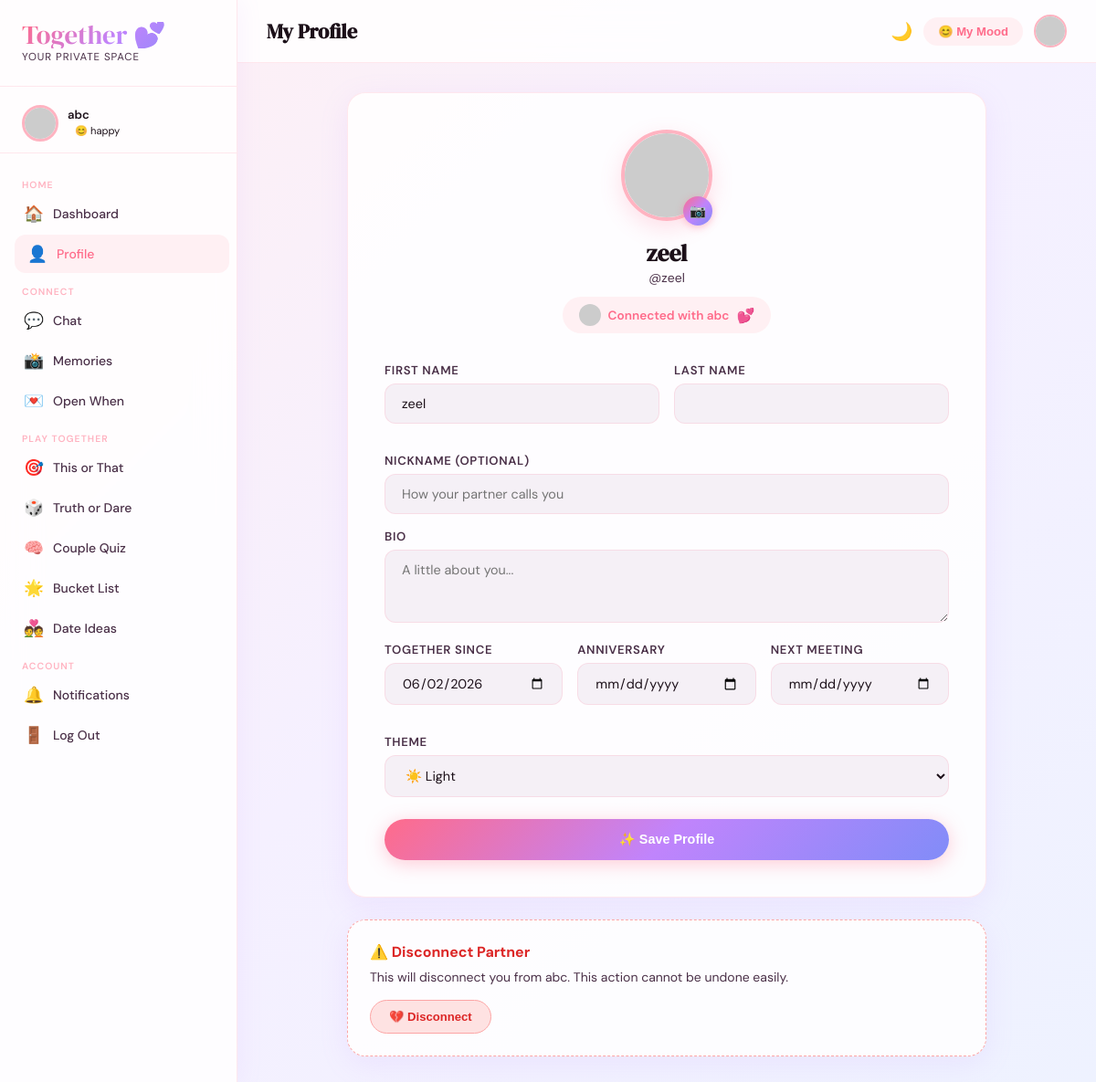
The app's page /profile/ (signed in) with its own data.
### accounts/models.py (models this page shows, shortened)
class User(AbstractUser):
    avatar = models.ImageField(upload_to='avatars/', null=True, blank=True)
    bio = models.TextField(blank=True)
    nickname = models.CharField(max_length=50, blank=True)
    invite_code = models.UUIDField(default=uuid.uuid4, unique=True, editable=False)
    partner = models.OneToOneField('self', null=True, blank=True, on_delete=models.SET_NULL, related_name='partner_of')
    couple_since = models.DateField(null=True, blank=True)
    anniversary = models.DateField(null=True, blank=True)
    next_meeting = models.DateField(null=True, blank=True)
    current_mood = models.CharField(max_length=50, blank=True, default='happy')
    mood_message = models.CharField(max_length=200, blank=True)
    streak_count = models.IntegerField(default=0)
    last_active = models.DateTimeField(auto_now=True)
    theme_preference = models.CharField(max_length=20, default='light', choices=[('light','Light'),('dark','Dark')])
    def get_avatar_url(self):
        if self.avatar:
            return self.avatar.url
        return f"https://api.dicebear.com/7.x/adventurer/svg?seed={self.username}"
    def is_coupled(self):
        return self.partner is not None

### accounts/views.py (the view)
@login_required
def profile(request):
    form = ProfileForm(request.POST or None, request.FILES or None, instance=request.user)
    if form.is_valid():
        form.save()
        messages.success(request, 'Profile updated! ✨')
        return redirect('profile')
    return render(request, 'accounts/profile.html', {'form': form})

### accounts/forms.py
class ProfileForm(forms.ModelForm):
    class Meta:
        model = User
        fields = ['first_name', 'last_name', 'nickname', 'bio', 'avatar', 'couple_since', 'anniversary', 'next_meeting', 'theme_preference']
        widgets = {
            'couple_since': forms.DateInput(attrs={'type': 'date'}),
            'anniversary': forms.DateInput(attrs={'type': 'date'}),
            'next_meeting': forms.DateInput(attrs={'type': 'date'}),
            'bio': forms.Textarea(attrs={'rows': 3}),
        }

### templates/accounts/profile.html (shortened to what this page needs)
{% extends 'base.html' %}
{% block nav_profile %}active{% endblock %}
{% block page_title %}My Profile{% endblock %}
{% block content %}
{% load static %}
<div style="max-width:700px;margin:0 auto;" class="fade-in">
  <div class="glass-card" style="padding:40px;margin-bottom:24px;">
    <div style="text-align:center;margin-bottom:32px;">
      <div style="position:relative;display:inline-block;">
        <img src="{{ user.get_avatar_url }}" alt="{{ user.username }}" style="width:100px;height:100px;border-radius:50%;object-fit:cover;border:4px solid var(--rose-light);box-shadow:0 8px 24px rgba(255,107,138,0.2);">
        <label for="id_avatar" style="position:absolute;bottom:0;right:0;background:var(--gradient);width:32px;height:32px;border-radius:50%;display:flex;align-items:center;justify-content:center;cursor:pointer;box-shadow:0 2px 8px rgba(255,107,138,0.4);font-size:0.9rem;">📷</label>
      </div>
      <h2 style="font-family:'DM Serif Display',serif;font-size:1.6rem;margin-top:12px;">{{ user.first_name|default:user.username }}</h2>
      <p style="color:var(--ink-soft);font-size:0.875rem;">@{{ user.username }}</p>
      {% if user.is_coupled %}
      <div style="margin-top:12px;display:inline-flex;align-items:center;gap:8px;background:var(--rose-pale);padding:8px 18px;border-radius:50px;">
        <img src="{{ user.partner.get_avatar_url }}" style="width:24px;height:24px;border-radius:50%;">
        <span style="font-size:0.85rem;color:var(--rose);font-weight:600;">Connected with {{ user.partner.first_name|default:user.partner.username }}</span>
        <span>💕</span>
      </div>
      {% endif %}
    </div>
    <form method="post" enctype="multipart/form-data">
      <div style="display:grid;grid-template-columns:1fr 1fr;gap:16px;margin-bottom:16px;">
        <div>
          <label class="form-label-custom">First Name</label>
          <input type="text" name="first_name" class="form-control-custom" value="{{ user.first_name }}">
        </div>
        <div>
          <label class="form-label-custom">Last Name</label>
          <input type="text" name="last_name" class="form-control-custom" value="{{ user.last_name }}">
        </div>
      </div>
      <label class="form-label-custom">Nickname (optional)</label>
      <input type="text" name="nickname" class="form-control-custom" value="{{ user.nickname }}" placeholder="How your partner calls you">
      <label class="form-label-custom">Bio</label>
      <textarea name="bio" class="form-control-custom" rows="3" placeholder="A little about you...">{{ user.bio }}</textarea>
      <div style="display:grid;grid-template-columns:1fr 1fr 1fr;gap:16px;margin-bottom:16px;">
        <div>
          <label class="form-label-custom">Together Since</label>
          <input type="date" name="couple_since" class="form-control-custom" value="{{ user.couple_since|date:'Y-m-d'|default:'' }}">
        </div>
        <div>
          <label class="form-label-custom">Anniversary</label>
          <input type="date" name="anniversary" class="form-control-custom" value="{{ user.anniversary|date:'Y-m-d'|default:'' }}">
        </div>
        <div>
          <label class="form-label-custom">Next Meeting</label>
          <input type="date" name="next_meeting" class="form-control-custom" value="{{ user.next_meeting|date:'Y-m-d'|default:'' }}">
        </div>
      </div>
      <label class="form-label-custom">Theme</label>
      <select name="theme_preference" class="form-control-custom">
        <option value="light" {% if user.theme_preference == 'light' %}selected{% endif %}>☀️ Light</option>
      </select>
      <button type="submit" class="btn-primary-custom" style="width:100%;justify-content:center;padding:14px;margin-top:8px;">
        ✨ Save Profile
      </button>
    </form>
  </div>
  {% if user.is_coupled %}
  <div class="glass-card" style="padding:24px;border:1.5px dashed #FCA5A5;">
    <h3 style="color:#DC2626;margin-bottom:8px;font-size:1rem;">⚠️ Disconnect Partner</h3>
    <p style="color:var(--ink-soft);font-size:0.875rem;margin-bottom:16px;">This will disconnect you from {{ user.partner.username }}. This action cannot be undone easily.</p>
    <form method="post" action="{% url 'disconnect_partner' %}" onsubmit="return confirm('Are you sure you want to disconnect?')">
      <button type="submit" style="background:#FEE2E2;color:#DC2626;border:1px solid #FCA5A5;padding:10px 20px;border-radius:50px;cursor:pointer;font-size:0.82rem;font-weight:600;">
        💔 Disconnect
      </button>
    </form>
  </div>
  {% endif %}
</div>
{% endblock %}

### templates/base.html (shortened to what this page needs)
<!DOCTYPE html>
<html lang="en" data-theme="{{ request.user.theme_preference|default:'light' }}">
<head>
  <link rel="stylesheet" href="https://cdnjs.cloudflare.com/ajax/libs/font-awesome/6.5.0/css/all.min.css">
  {% load static %}
  <link rel="stylesheet" href="{% static 'css/together.css' %}">
</head>
<body>
{% if user.is_authenticated %}
<aside class="sidebar" id="sidebar">
  <div class="sidebar-logo">
    <div class="brand">Together 💕</div>
    <div class="tagline">your private space</div>
  </div>
  {% if user.is_coupled %}
  <div style="padding: 12px 24px; border-bottom: 1px solid var(--card-border); margin-bottom: 8px;">
    <div style="display:flex;align-items:center;gap:10px;">
      <img src="{{ user.partner.get_avatar_url }}" alt="partner" class="partner-avatar" style="width:40px;height:40px;">
      <div>
        <div style="font-size:0.82rem;font-weight:600;color:var(--ink);">{{ user.partner.first_name|default:user.partner.username }}</div>
        <div class="partner-mood" style="font-size:0.7rem;padding:2px 8px;">
          {% if user.partner.current_mood == 'happy' %}😊
          {% elif user.partner.current_mood == 'missing' %}💭
          {% elif user.partner.current_mood == 'busy' %}💼
          {% elif user.partner.current_mood == 'tired' %}😴
          {% elif user.partner.current_mood == 'sad' %}😢
          {% elif user.partner.current_mood == 'excited' %}🎉
          {% elif user.partner.current_mood == 'love' %}❤️
          {% else %}✨{% endif %}
          {{ user.partner.current_mood|default:"online" }}
        </div>
      </div>
    </div>
  </div>
  {% endif %}
  <nav class="sidebar-nav">
    <div class="nav-section-title">Home</div>
    <a href="{% url 'dashboard' %}" class="nav-link {% block nav_dashboard %}{% endblock %}">
      <span class="icon">🏠</span> Dashboard
    </a>
    <a href="{% url 'profile' %}" class="nav-link {% block nav_profile %}{% endblock %}">
      <span class="icon">👤</span> Profile
    </a>
    <div class="nav-section-title">Connect</div>
    <a href="{% url 'chat' %}" class="nav-link {% block nav_chat %}{% endblock %}">
      <span class="icon">💬</span> Chat
    </a>
    <a href="{% url 'memory_list' %}" class="nav-link {% block nav_memories %}{% endblock %}">
      <span class="icon">📸</span> Memories
    </a>
    <a href="{% url 'open_when_list' %}" class="nav-link {% block nav_openwhen %}{% endblock %}">
      <span class="icon">💌</span> Open When
    </a>
    <div class="nav-section-title">Play Together</div>
    <a href="{% url 'this_or_that' %}" class="nav-link {% block nav_tot %}{% endblock %}">
      <span class="icon">🎯</span> This or That
    </a>
    <a href="{% url 'truth_or_dare' %}" class="nav-link {% block nav_tod %}{% endblock %}">
      <span class="icon">🎲</span> Truth or Dare
    </a>
    <a href="{% url 'quiz' %}" class="nav-link {% block nav_quiz %}{% endblock %}">
      <span class="icon">🧠</span> Couple Quiz
    </a>
    <a href="{% url 'bucket_list' %}" class="nav-link {% block nav_bucket %}{% endblock %}">
      <span class="icon">🌟</span> Bucket List
    </a>
    <a href="{% url 'date_ideas' %}" class="nav-link {% block nav_date %}{% endblock %}">
      <span class="icon">💑</span> Date Ideas
    </a>
    <div class="nav-section-title">Account</div>
    <a href="{% url 'notifications' %}" class="nav-link {% block nav_notif %}{% endblock %}">
      <span class="icon">🔔</span> Notifications
    </a>
    <a href="{% url 'logout' %}" class="nav-link">
      <span class="icon">🚪</span> Log Out
    </a>
  </nav>
</aside>
<div class="main-content">
  <div class="topbar">
    <div style="display:flex;align-items:center;gap:16px;">
      <h1 class="topbar-title">{% block page_title %}{% endblock %}</h1>
    </div>
    <div style="display:flex;align-items:center;gap:12px;">
      <button onclick="toggleTheme()" style="background:none;border:none;cursor:pointer;font-size:1.2rem;" title="Toggle theme">
        <span id="themeIcon">{% if request.user.theme_preference == 'dark' %}☀️{% else %}🌙{% endif %}</span>
      </button>
      <div style="position:relative;">
        <button onclick="document.getElementById('moodPicker').classList.toggle('show')" style="background:var(--rose-pale);border:none;padding:8px 16px;border-radius:50px;cursor:pointer;font-size:0.82rem;color:var(--rose);font-weight:600;">
          {% if request.user.current_mood == 'happy' %}😊
          {% elif request.user.current_mood == 'missing' %}💭
          {% elif request.user.current_mood == 'busy' %}💼
          {% elif request.user.current_mood == 'sad' %}😢
          {% elif request.user.current_mood == 'excited' %}🎉
          {% else %}✨{% endif %}
          My Mood
        </button>
      </div>
      <img src="{{ request.user.get_avatar_url }}" alt="me" style="width:36px;height:36px;border-radius:50%;object-fit:cover;border:2px solid var(--rose-light);">
    </div>
  </div>
  <div class="content-area">
    {% block content %}{% endblock %}
  </div>
</div>
{% else %}
{% block fullpage %}{% endblock %}
{% endif %}
</body>
</html>

### static/css/together.css (style rules this page uses)
:root { --rose: #FF6B8A; --rose-light: #FFB3C1; --rose-pale: #FFF0F3; --mauve: #C084FC; --mauve-light: #E9D5FF; --amber: #F59E0B; --teal: #14B8A6; --cream: #FEFCE8; --ink: #1C1019; --ink-soft: #4A3048; --mist: #F5F0F6; --card-bg: rgba(255,255,255,0.85); --card-border: rgba(255,107,138,0.15); --shadow: 0 8px 32px rgba(192, 132, 252, 0.12); --shadow-hover: 0 16px 48px rgba(255,107,138,0.2); --radius: 20px; --radius-sm: 12px; --sidebar-w: 260px; --gradient: linear-gradient(135deg, #FF6B8A 0%, #C084FC 50%, #818CF8 100%); --gradient-soft: linear-gradient(135deg, #FFF0F3 0%, #F5F0FF 50%, #EEF2FF 100%); }
* { box-sizing: border-box; margin: 0; padding: 0; }
body { font-family: 'DM Sans', sans-serif; background: var(--gradient-soft); color: var(--ink); min-height: 100vh; background-attachment: fixed; }
.sidebar { position: fixed; left: 0; top: 0; bottom: 0; width: var(--sidebar-w); background: var(--card-bg); backdrop-filter: blur(20px); -webkit-backdrop-filter: blur(20px); border-right: 1px solid var(--card-border); z-index: 100; display: flex; flex-direction: column; padding: 24px 0; box-shadow: 4px 0 24px rgba(192,132,252,0.08); transition: transform 0.3s ease; overflow-y: auto; }
.sidebar-logo { padding: 0 24px 24px; border-bottom: 1px solid var(--card-border); margin-bottom: 8px; }
.sidebar-logo .brand { font-family: 'DM Serif Display', serif; font-size: 1.8rem; background: var(--gradient); -webkit-background-clip: text; -webkit-text-fill-color: transparent; background-clip: text; line-height: 1; }
.sidebar-logo .tagline { font-size: 0.72rem; color: var(--ink-soft); letter-spacing: 0.08em; text-transform: uppercase; margin-top: 2px; }
.sidebar-nav { flex: 1; padding: 8px 12px; }
.nav-section-title { font-size: 0.65rem; text-transform: uppercase; letter-spacing: 0.1em; color: var(--rose-light); padding: 12px 12px 4px; font-weight: 600; }
.nav-link { display: flex; align-items: center; gap: 10px; padding: 10px 14px; border-radius: var(--radius-sm); color: var(--ink-soft); text-decoration: none; font-size: 0.875rem; font-weight: 500; transition: all 0.2s ease; margin-bottom: 2px; }
.nav-link:hover, .nav-link.active { background: var(--rose-pale); color: var(--rose); transform: translateX(4px); }
.nav-link .icon { font-size: 1.1rem; width: 22px; text-align: center; }
.main-content { margin-left: var(--sidebar-w); min-height: 100vh; position: relative; z-index: 1; }
.topbar { position: sticky; top: 0; background: var(--card-bg); backdrop-filter: blur(20px); -webkit-backdrop-filter: blur(20px); border-bottom: 1px solid var(--card-border); padding: 16px 32px; display: flex; align-items: center; justify-content: space-between; z-index: 50; }
.topbar-title { font-family: 'DM Serif Display', serif; font-size: 1.4rem; color: var(--ink); }
.content-area { padding: 32px; }
.glass-card { background: var(--card-bg); backdrop-filter: blur(20px); -webkit-backdrop-filter: blur(20px); border: 1px solid var(--card-border); border-radius: var(--radius); box-shadow: var(--shadow); transition: transform 0.25s ease, box-shadow 0.25s ease; }
.btn-primary-custom { background: var(--gradient); border: none; color: white; padding: 12px 28px; border-radius: 50px; font-weight: 600; font-size: 0.9rem; cursor: pointer; transition: all 0.25s ease; box-shadow: 0 4px 20px rgba(255,107,138,0.35); text-decoration: none; display: inline-flex; align-items: center; gap: 8px; }
.form-control-custom { width: 100%; padding: 12px 18px; border-radius: var(--radius-sm); border: 1.5px solid var(--card-border); background: var(--mist); color: var(--ink); font-family: 'DM Sans', sans-serif; font-size: 0.9rem; outline: none; transition: border-color 0.2s; margin-bottom: 16px; }
.form-label-custom { font-size: 0.82rem; font-weight: 600; color: var(--ink-soft); margin-bottom: 6px; display: block; text-transform: uppercase; letter-spacing: 0.05em; }
.partner-avatar { width: 64px; height: 64px; border-radius: 50%; object-fit: cover; border: 3px solid var(--rose-light); }
.fade-in { animation: fadeIn 0.5s ease both; }

### records on screen
User: partner.first_name "abc", partner.current_mood "happy", first_name "zeel", username "zeel", couple_since "06/02/2026", theme_preference "☀️ Light", partner.username "abc"
